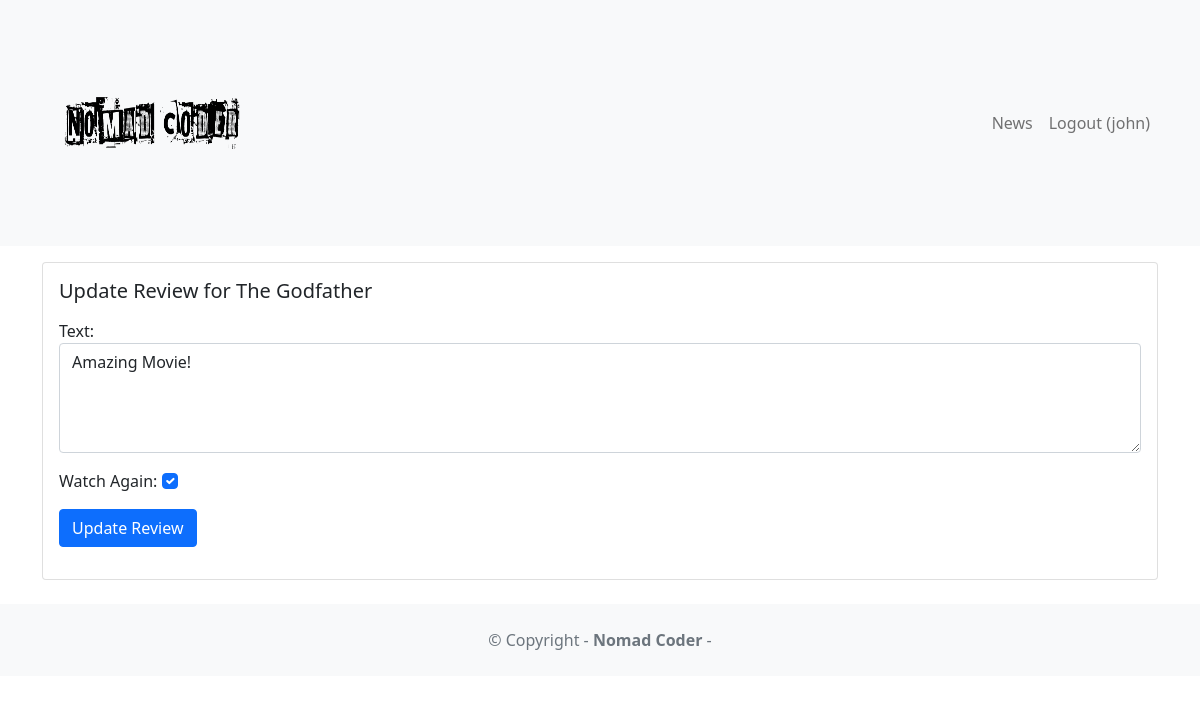
/movie/review/3 (signed in), run on the app's committed database.
### movie/models.py (models this page shows, shortened)
class Review(models.Model):
    text = models.CharField(max_length=100)
    date = models.DateTimeField(auto_now_add=True)
    user =models.ForeignKey(User,on_delete=models.CASCADE)
    movie = models.ForeignKey(Movie,on_delete=models.CASCADE)
    watchAgain = models.BooleanField()

class Movie(models.Model):
    title = models.CharField(max_length=100)
    description = models.CharField(max_length=256)
    image = models.ImageField(upload_to='movie/images')
    url = models.URLField(blank=True)

### movie/views.py (the view, shortened to what this page needs)
# urls.py: path('review/<int:review_id>', views.updatereview,name='updatereview'),
@login_required
def updatereview(request, review_id):
    review = get_object_or_404(Review,pk=review_id,user=request.user)
    if request.method == 'GET':
        form = ReviewForm(instance=review)
        return render(request, 'movie/updatereview.html',{'review': review,'form':form})

### movie/forms.py
class ReviewForm(ModelForm):
    def __init__(self, *args, **kwargs):
        super(ModelForm, self).__init__(*args,**kwargs)
        self.fields['text'].widget.attrs.update({'class': 'form-control'})
        self.fields['watchAgain'].widget.attrs.update({'class': 'form-check-input'})
    class Meta:
        model = Review
        fields = ['text','watchAgain']
        labels = {'watchAgain': ('Watch Again')}
        widgets = {'text': Textarea(attrs={'rows': 4})}

### templates/movie/updatereview.html (shortened to what this page needs)
{% extends 'base.html' %}
{% block content %}
    <div class="card mb-3">
    <div class="row g-0">
        <div>
        <div class="card-body">
                    <h5 class="card-title">Update Review for {{ review.movie.title }}</h5>
                            <p class="card-text">
                                <form method="POST">
                                    {{ form.as_p }}
                                    <button type="submit"class="btn btn-primary">Update Review</button>
                                </form>
                            </p>
                    </div>
            </div>
        </div>
    </div>
{% endblock content %}

### templates/base.html (shortened to what this page needs)
<!DOCTYPE html>
{% load static %}
<html>
<head>
  <link rel="stylesheet" href="{% static 'css/mystyle.css' %}">
  <link href="https://cdn.jsdelivr.net/npm/bootstrap@5.1.1/dist/css/bootstrap.min.css" rel="stylesheet"crossorigin="anonymous">
</head>
<body>
    <nav class="navbar navbar-expand-lg navbar-light bg-light mb-3">
        <div class="container">
            <a class="navbar-brand" href="{% url 'home' %}"><img id="logo" src="{% static 'images/Logo-02.png' %} " width="220" height="220" alt="NomadCoder101" loading="lazy" /></a>
            <div class="collapse navbar-collapse" id="navbarNavAltMarkup">
            <div class="navbar-nav ms-auto">
                <a class="nav-link" href="{% url 'news' %}">News</a>
                {% if user.is_authenticated %}
                  <a class="nav-link" href="{% url 'accounts:logoutaccount' %}">Logout ({{ user.username }})</a>
                {% else %}
                  <a class="nav-link" href="{% url 'accounts:loginaccount' %}">Login</a>
                  <a class="nav-link" href="{% url 'accounts:signupaccount' %}">Sign Up</a>
                {% endif %}
            </div>
        </div>
        </div>
    </nav>
    <div class="container">
        {% block content %}
        {% endblock content %}
    </div>
    <footer class="text-center text-lg-start bg-light text-muted mt-4">
        <div class="text-center p-4">© Copyright -<a class="text-reset fw-bold text-decoration-none" target="_blank" href="https://github.com/NomadCoder101"> Nomad Coder </a> -
        </div>
    </footer>
</body>
</html>

### data on the page
Review: movie "The Godfather", text "Amazing Movie!", watchAgain "☑"

### other printed values
{{ user.username }} "john"
